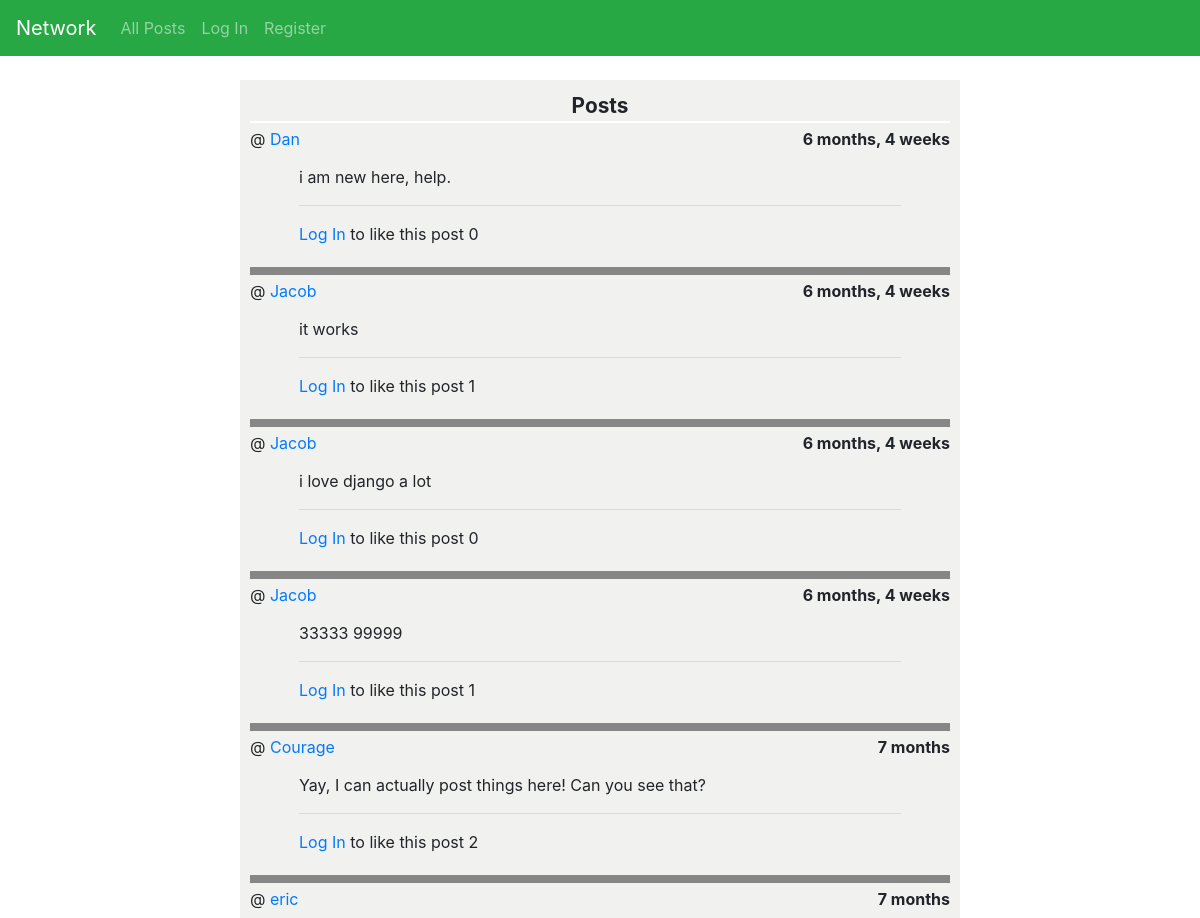
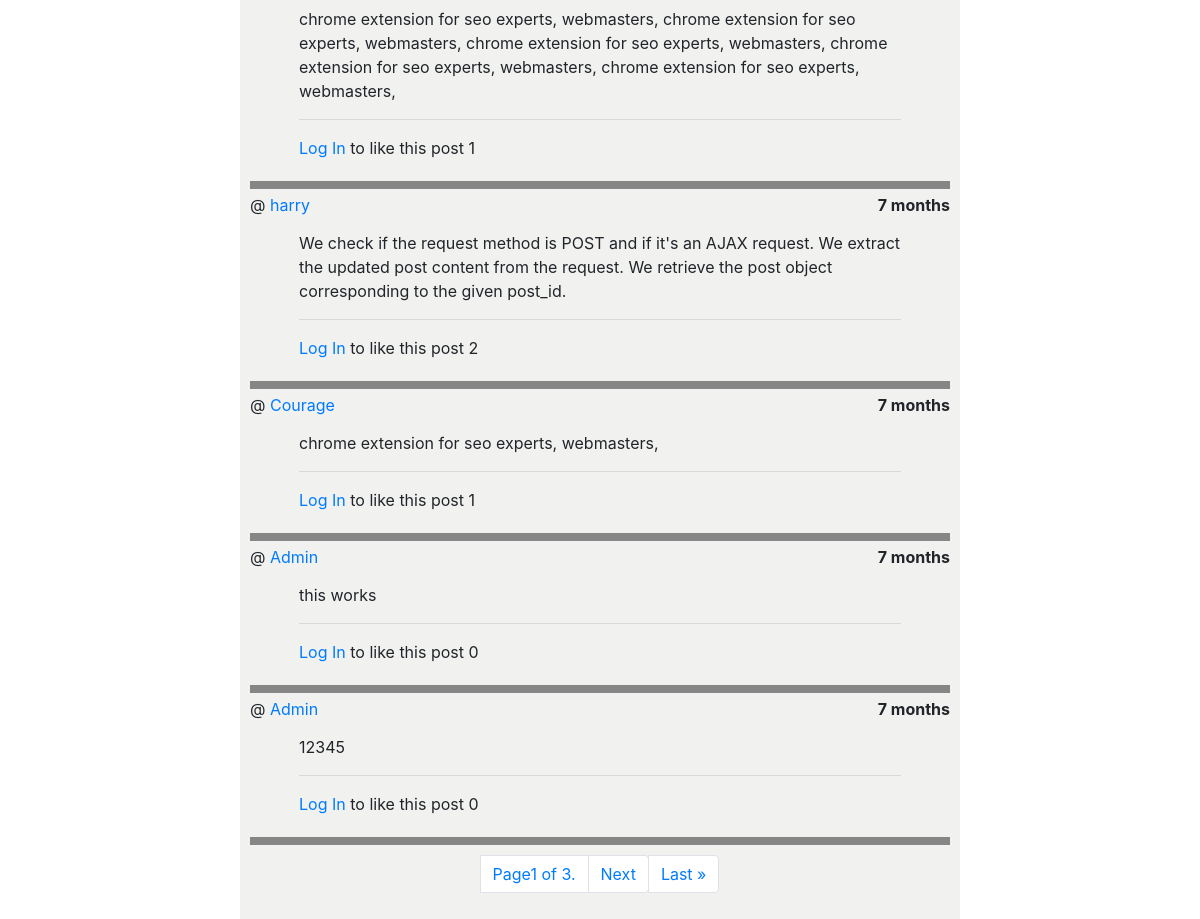
The page / on the database its author committed (2 pictures, top to bottom).
### network/models.py (models this page shows, shortened)
class Post(models.Model):
    user = models.ForeignKey(User, on_delete= models.CASCADE, verbose_name="Username")
    date = models.DateTimeField(default = timezone.now, verbose_name = "Date Posted")
    post = models.TextField(blank = False, verbose_name = "Post")

class User(AbstractUser):
    pass

### network/views.py (the view)
# urls.py: path("", views.index, name="index"),
def index(request):
    posts = Post.objects.annotate(like_count=Count('like')).order_by('-date')
    user = request.user
    paginator = Paginator(posts, 10)
    page_number = request.GET.get('page')
    page_obj = paginator.get_page(page_number)
    if request.method == 'POST':
        username = request.user.username
        post = request.POST.get('post')
        user = User.objects.get(username=username)
        Post.objects.create(user = user, post = post)
        return redirect(request.path)
    context = { 'page_obj': page_obj, 'posts': posts}
    return render(request, "network/index.html", context)

### network/templates/network/index.html (shortened to what this page needs)
{% extends "network/layout.html" %}
{% block body %}
    <div class="index_wrapper">
        <div class="index_sec2">
            <div class="heading">
                Posts
            </div>
            {% for post in page_obj %}
            <div class="post_field">
                <div class="post_user">
                    {% if request.user.is_authenticated %}
                    <div class="post_username">
                        @ <a href="{% url 'profile' post.user %}">{{post.user}}</a>
                    </div>
                    {% else %}
                    <div class="post_username">
                        @ <a href="{% url 'login' %}">{{post.user}}</a>
                    </div>
                    {% endif %}
                    <div class="post_date">
                        {{post.date|timesince}}
                    </div>
                </div>
                <div class="post_text" data-post-id="{{post.pk}}">
                    <div class="post_textarea" id="post_textArea">
                        {{post.post}}
                   </div>
                    <hr>
                    <div class="post_bt">
                        <div class="post_like">
                            {% if request.user.is_authenticated %}
                                {% if post in liked %}
                                <button type="submit" class="btn btn-lg btn-warning unlike_btn" data-post-id="{{post.pk}}" id="unlike_btn" >Unlike</button>&nbsp;
                                {% else %}
                                <button type="submit" class="btn btn-lg btn-success like_btn" data-post-id="{{post.pk}}" >Like</button>&nbsp;
                                {% endif %}
                            {% else %}
                            <a href="{% url 'login' %}">Log In</a> to like this post
                            {% endif %}
                            <span class="like_count">
                               {{ post.like_count }}
                            </span>
                        </div>
                        <div class="post_edit">
                        </div>
                    </div>
                </div>
            </div>
            {% endfor %}
         <nav class="page-navigation">
            <ul class="pagination justify-content-center" id="paginate">
                <li class="page-item direct">
                    <a href="?page={{page_obj.number}}" class="page-link">
                        Page{{ page_obj.number}} of {{ page_obj.paginator.num_pages}}.
                    </a>
                </li>
                <li class="page-item direct">
                {% if page_obj.has_next %}
                    <a href="?page={{page_obj.next_page_number}}" class="page-link">Next</a>
                    <a href="?page={{page_obj.paginator.num_pages}}" class="page-link">Last &raquo;</a>
                {% endif %}
            </li>
            </ul>
        </nav>
        </div>
    </div>
{% endblock %}

### network/templates/network/layout.html (shortened to what this page needs)
{% load static %}
<!DOCTYPE html>
<html lang="en">
    <head>
        <link rel="stylesheet" href="https://stackpath.bootstrapcdn.com/bootstrap/4.4.1/css/bootstrap.min.css">
        <link href="{% static 'network/styles.css' %}" rel="stylesheet">
    </head>
    <body>
        <nav class="navbar navbar-expand-lg navbar-dark bg-success">
            <a class="navbar-brand" href="#">Network</a>
            <div>
              <ul class="navbar-nav mr-auto">
                <li class="nav-item">
                  <a class="nav-link" href="{% url 'index' %}">All Posts</a>
                </li>
                {% if user.is_authenticated %}
                    <li class="nav-item">
                        <a class="nav-link" href="{% url 'following' %}">Following</a>
                    </li>
                    <li class="nav-item">
                        <a class="nav-link" href="{% url 'logout' %}">Log Out</a>
                    </li>
                {% else %}
                    <li class="nav-item">
                        <a class="nav-link" href="{% url 'login' %}">Log In</a>
                    </li>
                    <li class="nav-item">
                        <a class="nav-link" href="{% url 'register' %}">Register</a>
                    </li>
                {% endif %}
              </ul>
            </div>
          </nav>
        <div class="body">
            {% block body %}
            {% endblock %}
        </div>
    </body>
</html>

### network/static/network/styles.css (style rules this page uses)
.index_wrapper { margin-top: 2%; margin-left: 20%; margin-right: 20%; }
.index_sec2 { margin-top: 3%; background-color: rgb(241, 241, 240); padding: 10px; }
.post_field { border-bottom: solid 8px rgb(134, 134, 134); }
.post_user { display: grid; grid-template-columns: 1fr 1fr; margin-bottom: 2%; padding-top: 4px; }
.post_date { text-align: right; font-weight: bold; }
.post_text { margin-left: 7%; margin-right: 7%; margin-bottom: 3%; }
.post_bt { display: grid; grid-template-columns: 1fr 1fr; }
.post_edit { text-align: right; }
#paginate { display: flex; flex-direction: row; }
.direct { display: flex; }
.page-navigation { margin-top: 10px; }
.heading { font-size: 1.3rem; text-align: center; font-weight: bold; border-bottom: solid 2px white; }

### rows shown on the page
Post: user "Dan", date "6 months, 4 weeks", post "i am new here, help.", like_count "0"
Post: user "Jacob", date "6 months, 4 weeks", post "it works", like_count "1"
Post: user "Jacob", date "6 months, 4 weeks", post "i love django a lot", like_count "0"
Post: user "Jacob", date "6 months, 4 weeks", post "33333 99999", like_count "1"
Post: user "Courage", date "7 months", post "Yay, I can actually post things here! Can you see that?", like_count "2"
Post: user "eric", date "7 months", post "chrome extension for seo experts, webmasters, chrome extension for seo experts, webmasters, chrome extension for seo experts, webmasters, chrome extension for seo experts, webmasters, chrome extension for seo experts, webmasters,", like_count "1"
Post: user "harry", date "7 months", post "We check if the request method is POST and if it's an AJAX request. We extract the updated post content from the request. We retrieve the post object corresponding to the given post_id.", like_count "2"
Post: user "Courage", date "7 months", post "chrome extension for seo experts, webmasters,", like_count "1"
Post: user "Admin", date "7 months", post "this works", like_count "0"
Post: user "Admin", date "7 months", post "12345", like_count "0"

### other values the page prints
{{ page_obj.number }} "1"
{{ page_obj.paginator.num_pages }} "3"
